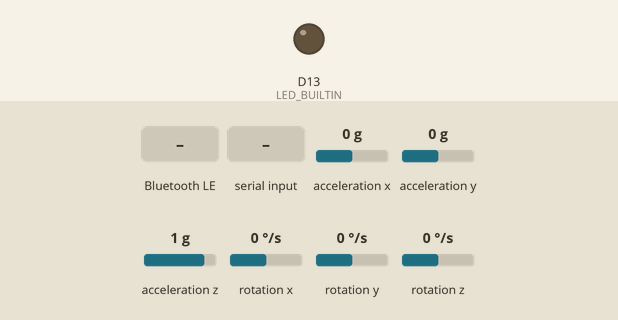
Recording of a sketch running on a simulated Arduino Nano RP2040 Connect. On the bench: output pins drawn as LEDs (lit = HIGH). Dashed ring = blinking. The inputs (shaded band) are chosen by the test bench; at power-on: acceleration x 0 g, acceleration y 0 g, acceleration z 1 g, rotation x 0 °/s, rotation y 0 °/s, rotation z 0 °/s. Nothing arrives over Bluetooth unless stated; a phone connects over Bluetooth LE 3 s after start; what the sketch prints to the serial monitor is not drawn.

Above: at 1.2 s.
1.3 s: Bluetooth LE write "1" received
At 3.22 s:
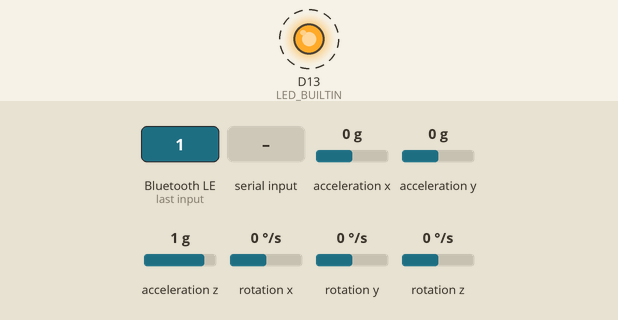
7.3 s: "I\n" received over Serial
At 11.2 s:
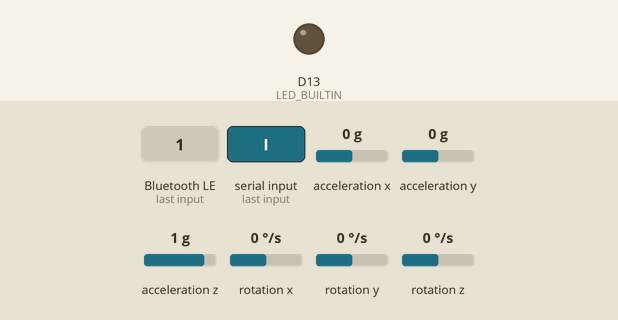
Timing chart, 0 to 12.7 s (numbered marks = the images above; inputs shaded):
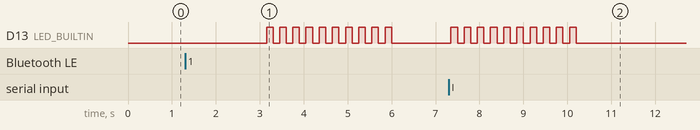

Measured:
- after the input at 1.3 s, D13 (LED_BUILTIN): alternates HIGH for 0.15 s and LOW for 0.15 s, 20 changes in all, then stays LOW, starting after 1.9 s
- after the input at 7.3 s, D13 (LED_BUILTIN): alternates HIGH for 0.15 s and LOW for 0.15 s, 20 changes in all, then stays LOW, starting after 0.05 s

The sketch:

steady_wearable.ino
```cpp
// Steady wearable: starter firmware
//
// Sends accelerometer + gyroscope readings to the Steady web app over Bluetooth (BLE)
// and over the USB cable, detects falls, and blinks its light when asked.
// The data format must match src/hardware/protocol.ts in the web app.
//
// Boards: Arduino Nano 33 BLE / BLE Sense (Rev1 or Rev2), Nano 33 IoT, Nano RP2040 Connect.
// Libraries (Arduino IDE > Library Manager): "ArduinoBLE" plus the IMU library for your board below.

// ---- 1. Pick your board's motion sensor (uncomment exactly one) ----
#define IMU_BMI270      // Nano 33 BLE Rev2 / Sense Rev2  -> library "Arduino_BMI270_BMM150"
// #define IMU_LSM9DS1  // Nano 33 BLE Rev1 / Sense Rev1  -> library "Arduino_LSM9DS1"
// #define IMU_LSM6DS3  // Nano 33 IoT                    -> library "Arduino_LSM6DS3"
// #define IMU_LSM6DSOX // Nano RP2040 Connect            -> library "Arduino_LSM6DSOX"

#if defined(IMU_BMI270)
  #include <Arduino_BMI270_BMM150.h>
#elif defined(IMU_LSM9DS1)
  #include <Arduino_LSM9DS1.h>
#elif defined(IMU_LSM6DS3)
  #include <Arduino_LSM6DS3.h>
#elif defined(IMU_LSM6DSOX)
  #include <Arduino_LSM6DSOX.h>
#endif
#include <ArduinoBLE.h>

// ---- 2. Give every device its own ID before flashing ----
const char* DEVICE_ID = "ST-0001";
const char* FIRMWARE  = "1.4.2";

// ---- Bluetooth layout (same UUIDs as protocol.ts) ----
BLEService steadyService("53746561-6479-4000-8000-000000000000");
BLECharacteristic motionChar("53746561-6479-4000-8000-000000000001", BLENotify, 24);
BLEStringCharacteristic infoChar("53746561-6479-4000-8000-000000000002", BLERead, 32);
BLEByteCharacteristic commandChar("53746561-6479-4000-8000-000000000003", BLEWrite);
BLEByteCharacteristic fallChar("53746561-6479-4000-8000-000000000004", BLERead | BLENotify);

BLEService batteryService("180F");                                    // standard Battery Service
BLEUnsignedCharCharacteristic batteryChar("2A19", BLERead | BLENotify); // standard Battery Level

const unsigned long SAMPLE_MS = 20; // 50 readings a second
unsigned long lastSample = 0;
unsigned long lastBattery = 0;
unsigned long identifyUntil = 0;

// ---- Battery ----
// The Nano boards can't measure a battery on their own. Wire the LiPo through a
// 2:1 voltage divider to A0, then set HAS_BATTERY_DIVIDER to 1.
#define HAS_BATTERY_DIVIDER 0
uint8_t readBatteryPercent() {
#if HAS_BATTERY_DIVIDER
  float volts = analogRead(A0) * (3.3 / 1023.0) * 2.0;
  float pct = (volts - 3.3) / (4.2 - 3.3) * 100.0; // rough LiPo curve
  return (uint8_t)constrain(pct, 0, 100);
#else
  return 100; // placeholder until a divider is wired
#endif
}

// ---- Fall detection ----
// A simple starting point: a moment of free fall (|a| < 0.4 g) followed by an
// impact (|a| > 2.5 g) within one second. Tune with real tests before relying on it.
const float FREEFALL_G = 0.4;
const float IMPACT_G = 2.5;
const unsigned long IMPACT_WINDOW_MS = 1000;
const unsigned long FALL_COOLDOWN_MS = 5000;
unsigned long freefallAt = 0;
unsigned long lastFall = 0;

void reportFall() {
  lastFall = millis();
  fallChar.writeValue(1);
  Serial.println("F");
  fallChar.writeValue(0); // reset so the next fall notifies again
}

void checkFall(float ax, float ay, float az) {
  unsigned long now = millis();
  if (now - lastFall < FALL_COOLDOWN_MS) return;
  float g = sqrt(ax * ax + ay * ay + az * az);
  if (g < FREEFALL_G) freefallAt = now;
  else if (freefallAt && g > IMPACT_G && now - freefallAt < IMPACT_WINDOW_MS) {
    freefallAt = 0;
    reportFall();
  } else if (freefallAt && now - freefallAt > IMPACT_WINDOW_MS) freefallAt = 0;
}

// ---- Info over USB ----
void printInfo() {
  Serial.print("I,"); Serial.print(DEVICE_ID); Serial.print(","); Serial.println(FIRMWARE);
  Serial.print("B,"); Serial.println(readBatteryPercent());
}

void setup() {
  Serial.begin(115200);
  Serial.setTimeout(10); // never stall the 50 Hz loop waiting for a command
  pinMode(LED_BUILTIN, OUTPUT);

  if (!IMU.begin()) {
    // Motion sensor missing: blink fast forever so it's obvious on the bench
    while (true) { digitalWrite(LED_BUILTIN, !digitalRead(LED_BUILTIN)); delay(100); }
  }

  if (!BLE.begin()) {
    Serial.println("# Bluetooth failed to start; USB only");
  } else {
    String name = String("Steady ") + DEVICE_ID;
    BLE.setLocalName(name.c_str());
    BLE.setAdvertisedService(steadyService);
    steadyService.addCharacteristic(motionChar);
    steadyService.addCharacteristic(infoChar);
    steadyService.addCharacteristic(commandChar);
    steadyService.addCharacteristic(fallChar);
    BLE.addService(steadyService);
    batteryService.addCharacteristic(batteryChar);
    BLE.addService(batteryService);

    infoChar.writeValue(String(DEVICE_ID) + ";" + FIRMWARE);
    fallChar.writeValue(0);
    batteryChar.writeValue(readBatteryPercent());
    BLE.advertise();
  }
}

void loop() {
  BLE.poll();
  unsigned long now = millis();

  // Commands from the web app: Bluetooth byte 1, or "I" / "I?" over USB
  if (commandChar.written() && commandChar.value() == 1) identifyUntil = now + 3000;
  if (Serial.available()) {
    String line = Serial.readStringUntil('\n');
    line.trim();
    if (line == "I?") printInfo();
    else if (line == "I") identifyUntil = now + 3000;
  }

  // Blink to identify, otherwise light off
  digitalWrite(LED_BUILTIN, now < identifyUntil ? (now / 150) % 2 : LOW);

  // Battery every 30 s
  if (now - lastBattery > 30000) {
    lastBattery = now;
    uint8_t pct = readBatteryPercent();
    batteryChar.writeValue(pct);
    if (Serial) { Serial.print("B,"); Serial.println(pct); }
  }

  // Motion at 50 Hz
  if (now - lastSample < SAMPLE_MS) return;
  if (!IMU.accelerationAvailable() || !IMU.gyroscopeAvailable()) return;
  lastSample = now;

  float m[6]; // ax, ay, az in g; gx, gy, gz in degrees per second
  IMU.readAcceleration(m[0], m[1], m[2]);
  IMU.readGyroscope(m[3], m[4], m[5]);

  checkFall(m[0], m[1], m[2]);

  // Bluetooth: 6 little-endian floats (all these boards are little-endian)
  if (BLE.connected()) motionChar.writeValue((uint8_t*)m, sizeof(m));

  // USB: one text line
  if (Serial) {
    Serial.print("M");
    for (int i = 0; i < 6; i++) { Serial.print(","); Serial.print(m[i], 3); }
    Serial.println();
  }
}
```
